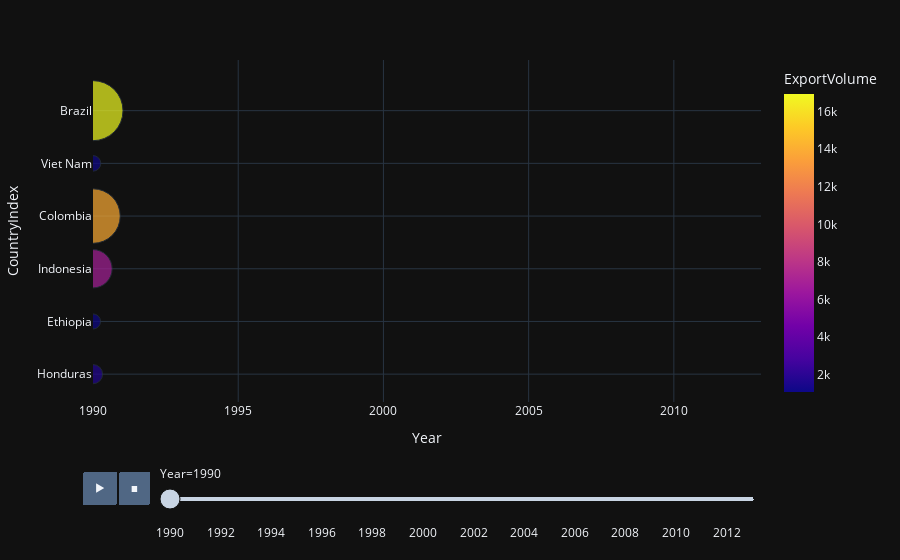

Notebook source saved alongside this figure:
### Code cell
df = pd.read_csv('exports-calendar-year.csv')
selected_countries = ['Brazil', 'Viet Nam', 'Colombia', 'Indonesia', 'Ethiopia', 'Honduras']
df = df[df['exports'].isin(selected_countries)]

# Assegna a ogni paese un valore Y specifico per aumentare la distanza
country_y_positions = {
    'Brazil': 600,
    'Viet Nam': 500,
    'Colombia': 400,
    'Indonesia': 300,
    'Ethiopia': 200,
    'Honduras': 100
}
df['CountryIndex'] = df['exports'].map(country_y_positions)

# Prepara i dati per il grafico a bolle
df_long = df.melt(id_vars=['exports', 'CountryIndex'], var_name='Year', value_name='ExportVolume')
df_long['Year'] = df_long['Year'].astype(int)
df_long = df_long[df_long['Year'] <= 2013]

# Crea il grafico a bolle animato
fig = px.scatter(df_long, x='Year', y='CountryIndex', size='ExportVolume', color='ExportVolume',
                 hover_name='exports', animation_frame='Year',
                 size_max=60, range_x=[df_long['Year'].min(), df_long['Year'].max()])

# Aggiusta l'asse Y per mostrare i nomi dei paesi
fig.update_yaxes(tickvals=list(country_y_positions.values()), ticktext=list(country_y_positions.keys()))

# Mostra il grafico
fig.show()

### Figure 1 — Plotly figure (JSON) as saved in the notebook; plotly's stock layout.template omitted (floating-point values rounded to 4 significant figures)
{"data": [{"hovertemplate": "<b>%{hovertext}</b><br><br>Year=%{x}<br>CountryIndex=%{y}<br>ExportVolume=%{marker.color}<extra></extra>", "hovertext": ["Brazil", "Colombia", "Ethiopia", "Honduras", "Indonesia", "Viet Nam"], "legendgroup": "", "marker": {"color": [16940.0, 13940.0, 1074.0, 1735.0, 6903.0, 1145.0], "coloraxis": "coloraxis", "size": [16940.0, 13940.0, 1074.0, 1735.0, 6903.0, 1145.0], "sizemode": "area", "sizeref": 9.391, "symbol": "circle"}, "mode": "markers", "name": "", "orientation": "v", "showlegend": false, "x": [1990, 1990, 1990, 1990, 1990, 1990], "xaxis": "x", "y": [600, 400, 200, 100, 300, 500], "yaxis": "y", "type": "scatter"}], "layout": {"xaxis": {"anchor": "y", "domain": [0.0, 1.0], "title": {"text": "Year"}, "range": [1990, 2013], "categoryorder": "array", "categoryarray": [1990, 1991, 1992, 1993, 1994, 1995, 1996, 1997, 1998, 1999, 2000, 2001, 2002, 2003, 2004, 2005, 2006, 2007, 2008, 2009, 2010, 2011, 2012, 2013]}, "yaxis": {"anchor": "x", "domain": [0.0, 1.0], "title": {"text": "CountryIndex"}, "tickvals": [600, 500, 400, 300, 200, 100], "ticktext": ["Brazil", "Viet Nam", "Colombia", "Indonesia", "Ethiopia", "Honduras"]}, "coloraxis": {"colorbar": {"title": {"text": "ExportVolume"}}, "colorscale": [[0.0, "#0d0887"], [0.1111, "#46039f"], [0.2222, "#7201a8"], [0.3333, "#9c179e"], [0.4444, "#bd3786"], [0.5556, "#d8576b"], [0.6667, "#ed7953"], [0.7778, "#fb9f3a"], [0.8889, "#fdca26"], [1.0, "#f0f921"]]}, "legend": {"tracegroupgap": 0, "itemsizing": "constant"}, "margin": {"t": 60}, "updatemenus": [{"buttons": [{"args": [null, {"frame": {"duration": 500, "redraw": false}, "mode": "immediate", "fromcurrent": true, "transition": {"duration": 500, "easing": "linear"}}], "label": "&#9654;", "method": "animate"}, {"args": [[null], {"frame": {"duration": 0, "redraw": false}, "mode": "immediate", "fromcurrent": true, "transition": {"duration": 0, "easing": "linear"}}], "label": "&#9724;", "method": "animate"}], "direction": "left", "pad": {"r": 10, "t": 70}, "showactive": false, "type": "buttons", "x": 0.1, "xanchor": "right", "y": 0, "yanchor": "top"}], "sliders": [{"active": 0, "currentvalue": {"prefix": "Year="}, "len": 0.9, "pad": {"b": 10, "t": 60}, "steps": [{"args": [["1990"], {"frame": {"duration": 0, "redraw": false}, "mode": "immediate", "fromcurrent": true, "transition": {"duration": 0, "easing": "linear"}}], "label": "1990", "method": "animate"}, {"args": [["1991"], {"frame": {"duration": 0, "redraw": false}, "mode": "immediate", "fromcurrent": true, "transition": {"duration": 0, "easing": "linear"}}], "label": "1991", "method": "animate"}, {"args": [["1992"], {"frame": {"duration": 0, "redraw": false}, "mode": "immediate", "fromcurrent": true, "transition": {"duration": 0, "easing": "linear"}}], "label": "1992", "method": "animate"}, {"args": [["1993"], {"frame": {"duration": 0, "redraw": false}, "mode": "immediate", "fromcurrent": true, "transition": {"duration": 0, "easing": "linear"}}], "label": "1993", "method": "animate"}, {"args": [["1994"], {"frame": {"duration": 0, "redraw": false}, "mode": "immediate", "fromcurrent": true, "transition": {"duration": 0, "easing": "linear"}}], "label": "1994", "method": "animate"}, {"args": [["1995"], {"frame": {"duration": 0, "redraw": false}, "mode": "immediate", "fromcurrent": true, "transition": {"duration": 0, "easing": "linear"}}], "label": "1995", "method": "animate"}, {"args": [["1996"], {"frame": {"duration": 0, "redraw": false}, "mode": "immediate", "fromcurrent": true, "transition": {"duration": 0, "easing": "linear"}}], "label": "1996", "method": "animate"}, {"args": [["1997"], {"frame": {"duration": 0, "redraw": false}, "mode": "immediate", "fromcurrent": true, "transition": {"duration": 0, "easing": "linear"}}], "label": "1997", "method": "animate"}, {"args": [["1998"], {"frame": {"duration": 0, "redraw": false}, "mode": "immediate", "fromcurrent": true, "transition": {"duration": 0, "easing": "linear"}}], "label": "1998", "method": "animate"}, {"args": [["1999"], {"frame": {"duration": 0, "redraw": false}, "mode": "immediate", "fromcurrent": true, "transition": {"duration": 0, "easing": "linear"}}], "label": "1999", "method": "animate"}, {"args": [["2000"], {"frame": {"duration": 0, "redraw": false}, "mode": "immediate", "fromcurrent": true, "transition": {"duration": 0, "easing": "linear"}}], "label": "2000", "method": "animate"}, {"args": [["2001"], {"frame": {"duration": 0, "redraw": false}, "mode": "immediate", "fromcurrent": true, "transition": {"duration": 0, "easing": "linear"}}], "label": "2001", "method": "animate"}, {"args": [["2002"], {"frame": {"duration": 0, "redraw": false}, "mode": "immediate", "fromcurrent": true, "transition": {"duration": 0, "easing": "linear"}}], "label": "2002", "method": "animate"}, {"args": [["2003"], {"frame": {"duration": 0, "redraw": false}, "mode": "immediate", "fromcurrent": true, "transition": {"duration": 0, "easing": "linear"}}], "label": "2003", "method": "animate"}, {"args": [["2004"], {"frame": {"duration": 0, "redraw": false}, "mode": "immediate", "fromcurrent": true, "transition": {"duration": 0, "easing": "linear"}}], "label": "2004", "method": "animate"}, {"args": [["2005"], {"frame": {"duration": 0, "redraw": false}, "mode": "immediate", "fromcurrent": true, "transition": {"duration": 0, "easing": "linear"}}], "label": "2005", "method": "animate"}, {"args": [["2006"], {"frame": {"duration": 0, "redraw": false}, "mode": "immediate", "fromcurrent": true, "transition": {"duration": 0, "easing": "linear"}}], "label": "2006", "method": "animate"}, {"args": [["2007"], {"frame": {"duration": 0, "redraw": false}, "mode": "immediate", "fromcurrent": true, "transition": {"duration": 0, "easing": "linear"}}], "label": "2007", "method": "animate"}, {"args": [["2008"], {"frame": {"duration": 0, "redraw": false}, "mode": "immediate", "fromcurrent": true, "transition": {"duration": 0, "easing": "linear"}}], "label": "2008", "method": "animate"}, {"args": [["2009"], {"frame": {"duration": 0, "redraw": false}, "mode": "immediate", "fromcurrent": true, "transition": {"duration": 0, "easing": "linear"}}], "label": "2009", "method": "animate"}, {"args": [["2010"], {"frame": {"duration": 0, "redraw": false}, "mode": "immediate", "fromcurrent": true, "transition": {"duration": 0, "easing": "linear"}}], "label": "2010", "method": "animate"}, {"args": [["2011"], {"frame": {"duration": 0, "redraw": false}, "mode": "immediate", "fromcurrent": true, "transition": {"duration": 0, "easing": "linear"}}], "label": "2011", "method": "animate"}, {"args": [["2012"], {"frame": {"duration": 0, "redraw": false}, "mode": "immediate", "fromcurrent": true, "transition": {"duration": 0, "easing": "linear"}}], "label": "2012", "method": "animate"}, {"args": [["2013"], {"frame": {"duration": 0, "redraw": false}, "mode": "immediate", "fromcurrent": true, "transition": {"duration": 0, "easing": "linear"}}], "label": "2013", "method": "animate"}], "x": 0.1, "xanchor": "left", "y": 0, "yanchor": "top"}]}}
